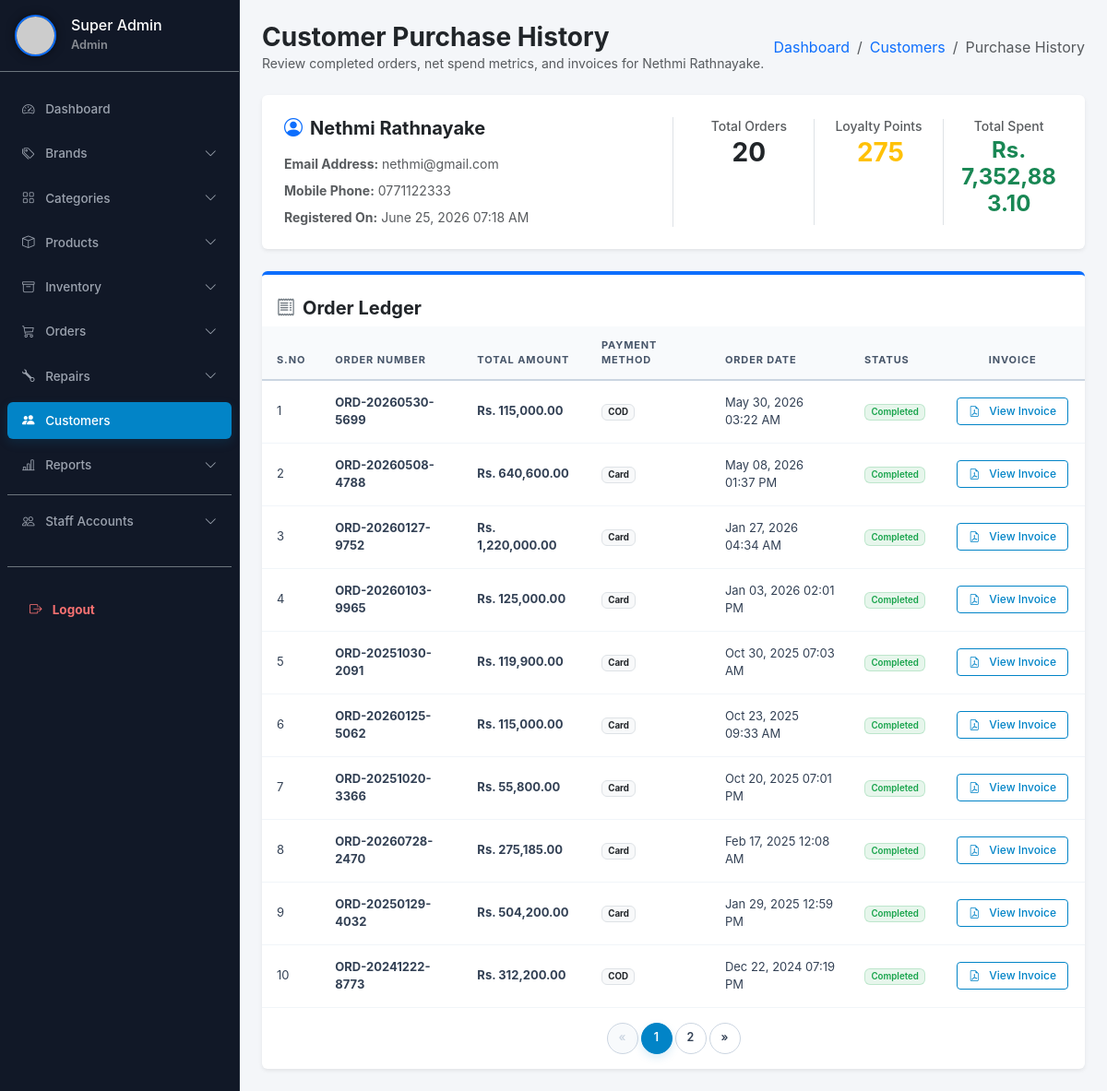
Screenshot of /legacy_php_backup/admin/user-orders.php?uid=7 (signed in) with the database file from the repository.
### tables this page shows
CREATE TABLE `tbluser` (
  `ID` int(11) NOT NULL AUTO_INCREMENT,
  `FirstName` varchar(50) DEFAULT NULL,
  `LastName` varchar(50) DEFAULT NULL,
  `MobileNumber` varchar(20) DEFAULT NULL,
  `Gender` varchar(10) DEFAULT NULL,
  `BirthDate` date DEFAULT NULL,
  `Email` varchar(120) DEFAULT NULL,
  `Password` varchar(255) NOT NULL,
  `LoyaltyPoints` int(11) NOT NULL DEFAULT 0,
  `RegDate` timestamp NULL DEFAULT current_timestamp(),
  `Status` enum('Active','Inactive') NOT NULL DEFAULT 'Active',
  PRIMARY KEY (`ID`),
  UNIQUE KEY `unique_email` (`Email`),
  UNIQUE KEY `unique_mobile` (`MobileNumber`)
);

CREATE TABLE `tbl_order_master` (
  `ID` int(11) NOT NULL AUTO_INCREMENT,
  `OrderNumber` varchar(50) NOT NULL,
  `UserId` int(11) NOT NULL,
  `ShippingName` varchar(150) DEFAULT NULL,
  `ShippingPhone` varchar(20) DEFAULT NULL,
  `ShippingCountry` varchar(100) DEFAULT NULL,
  `ShippingAddress` varchar(255) DEFAULT NULL,
  `ShippingPostalCode` varchar(20) DEFAULT NULL,
  `BillingName` varchar(150) DEFAULT NULL,
  `BillingPhone` varchar(20) DEFAULT NULL,
  `BillingCountry` varchar(100) DEFAULT NULL,
  `BillingAddress` varchar(255) DEFAULT NULL,
  `BillingPostalCode` varchar(20) DEFAULT NULL,
  `TotalAmount` decimal(10,2) NOT NULL,
  `PaymentMethod` varchar(50) NOT NULL,
  `TransactionDetails` text DEFAULT NULL,
  `OrderStatus` varchar(50) NOT NULL DEFAULT 'Pending',
  `PointsAwarded` tinyint(1) NOT NULL DEFAULT 0,
  `DeliveryStatus` varchar(50) NOT NULL DEFAULT 'Processing',
  `OrderDate` timestamp NOT NULL DEFAULT current_timestamp(),
  `ProcessedById` int(11) DEFAULT NULL,
  PRIMARY KEY (`ID`),
  UNIQUE KEY `OrderNumber` (`OrderNumber`),
  KEY `UserId` (`UserId`),
  CONSTRAINT `tbl_order_master_ibfk_1` FOREIGN KEY (`UserId`) REFERENCES `tbluser` (`ID`) ON DELETE CASCADE
);

### legacy_php_backup/admin/user-orders.php (the view, shortened to what this page needs)
<?php
include("../includes/admin/auth_admin.php");
$uid = (int)$_GET['uid'];
$user_q = mysqli_query($conn, "SELECT FirstName, LastName, Email, MobileNumber, LoyaltyPoints, RegDate FROM tbluser WHERE ID='$uid'");
$user = mysqli_fetch_assoc($user_q);
$orders_count = $conn->query("SELECT COUNT(*) FROM tbl_order_master WHERE UserId='$uid'")->fetch_row()[0] ?? 0;
$total_spend = $conn->query("SELECT SUM(TotalAmount) FROM tbl_order_master WHERE UserId='$uid' AND OrderStatus='Completed'")->fetch_row()[0] ?? 0;
$limit = 10;
$page = isset($_GET['page']) && is_numeric($_GET['page']) ? (int)$_GET['page'] : 1;
$total_pages = ceil($orders_count / $limit);
$offset = ($page - 1) * $limit;
$orders_res = mysqli_query($conn,
    "SELECT ID, OrderNumber, TotalAmount, PaymentMethod, TransactionDetails, OrderStatus, OrderDate
     FROM tbl_order_master
     WHERE UserId='$uid'
     ORDER BY OrderDate DESC
     LIMIT $limit OFFSET $offset"
);
?>
<?php include('../includes/admin/header.php'); ?>
<div class="container-fluid">
    <div class="row">
        <?php include '../includes/admin/sidebar.php'; ?>
        <div class="col-md-10 p-4">
            <div class="d-flex justify-content-between align-items-center mb-4">
                <div>
                    <h3 class="mb-0 fw-bold text-dark">Customer Purchase History</h3>
                    <p class="text-muted small mb-0">Review completed orders, net spend metrics, and invoices for <?= htmlspecialchars($user['FirstName'] . ' ' . $user['LastName']); ?>.</p>
                </div>
                <nav aria-label="breadcrumb">
                    <ol class="breadcrumb mb-0 bg-transparent p-0">
                        <li class="breadcrumb-item"><a href="dashboard.php" class="text-decoration-none">Dashboard</a></li>
                        <li class="breadcrumb-item"><a href="reg-users.php" class="text-decoration-none">Customers</a></li>
                        <li class="breadcrumb-item active">Purchase History</li>
                    </ol>
                </nav>
            </div>
            <div class="card shadow-sm border-0 mb-4">
                <div class="card-body p-4">
                    <div class="row align-items-center">
                        <div class="col-md-6 border-end">
                            <h5 class="fw-bold mb-3"><i class="bi bi-person-circle text-primary me-2"></i><?= htmlspecialchars($user['FirstName'] . ' ' . $user['LastName']); ?></h5>
                            <div class="small text-muted mb-2"><strong>Email Address:</strong> <?= htmlspecialchars($user['Email']); ?></div>
                            <div class="small text-muted mb-2"><strong>Mobile Phone:</strong> <?= htmlspecialchars($user['MobileNumber']); ?></div>
                            <div class="small text-muted"><strong>Registered On:</strong> <?= date('F d, Y h:i A', strtotime($user['RegDate'])); ?></div>
                        </div>
                        <div class="col-md-6 ps-md-4 mt-3 mt-md-0">
                            <div class="row text-center">
                                <div class="col-4 border-end">
                                    <h6 class="text-muted small mb-1">Total Orders</h6>
                                    <h3 class="fw-bold text-dark"><?= $orders_count; ?></h3>
                                </div>
                                <div class="col-4 border-end">
                                    <h6 class="text-muted small mb-1">Loyalty Points</h6>
                                    <h3 class="fw-bold text-warning"><i class="bi bi-crown text-warning me-1"></i><?= (int)$user['LoyaltyPoints']; ?></h3>
                                </div>
                                <div class="col-4">
                                    <h6 class="text-muted small mb-1">Total Spent</h6>
                                    <h4 class="fw-bold text-success">Rs. <?= number_format($total_spend, 2); ?></h4>
                                </div>
                            </div>
                        </div>
                    </div>
                </div>
            </div>
            <div class="card shadow-sm border-0 border-top border-primary border-4">
                <div class="card-header bg-white border-0 pt-4 pb-0">
                    <h5 class="fw-bold"><i class="bi bi-receipt me-2 text-secondary"></i>Order Ledger</h5>
                </div>
                <div class="card-body p-0">
                    <div class="table-responsive">
                        <table class="table table-hover align-middle mb-0">
                            <thead class="table-light">
                                <tr>
                                    <th class="ps-4">S.NO</th>
                                    <th>Order Number</th>
                                    <th>Total Amount</th>
                                    <th>Payment Method</th>
                                    <th>Order Date</th>
                                    <th>Status</th>
                                    <th class="text-center">Invoice</th>
                                </tr>
                            </thead>
                            <tbody>
                                <?php
                                $cnt = $offset + 1;
                                if ($orders_count > 0 && mysqli_num_rows($orders_res) > 0) {
                                    while ($row = mysqli_fetch_assoc($orders_res)) {
                                        $order_id = $row['ID'];
                                        $status = $row['OrderStatus'];
                                ?>
                                <tr>
                                    <td class="ps-4"><?= $cnt; ?></td>
                                    <td class="fw-bold"><?= htmlspecialchars($row['OrderNumber']); ?></td>
                                    <td class="fw-bold text-primary">Rs. <?= number_format($row['TotalAmount'], 2); ?></td>
                                    <td><span class="badge bg-light text-dark border"><?= htmlspecialchars($row['PaymentMethod']); ?></span></td>
                                    <td><?= date('M d, Y h:i A', strtotime($row['OrderDate'])); ?></td>
                                    <td>
                                        <span class="badge <?= ($status === 'Completed') ? 'bg-success' : 'bg-warning text-dark'; ?>">
                                            <?= $status; ?>
                                        </span>
                                    </td>
                                    <td class="text-center">
                                        <a href="../storefront/invoice.php?oid=<?= $order_id; ?>&isAdmin=1&uid=<?= $uid; ?>" class="btn btn-sm btn-outline-primary rounded-pill px-3" target="_blank">
                                            <i class="bi bi-file-earmark-pdf me-1"></i> View Invoice
                                        </a>
                                    </td>
                                </tr>
                                <?php
                                        $cnt++;
                                    }
                                } ?>
                            </tbody>
                        </table>
                    </div>
                    <?php if ($total_pages > 1): ?>
                    <nav class="d-flex justify-content-center py-3">
                        <ul class="pagination pagination-custom gap-1 mb-0">
                            <li class="page-item <?php echo ($page <= 1) ? 'disabled' : ''; ?>">
                                <a class="page-link" href="?uid=<?php echo $uid; ?>&page=<?php echo $page - 1; ?>">&laquo;</a>
                            </li>
                            <?php for($i = 1; $i <= $total_pages; $i++): ?>
                                <li class="page-item <?php echo ($page == $i) ? 'active' : ''; ?>">
                                    <a class="page-link" href="?uid=<?php echo $uid; ?>&page=<?php echo $i; ?>"><?php echo $i; ?></a>
                                </li>
                            <?php endfor; ?>
                            <li class="page-item <?php echo ($page >= $total_pages) ? 'disabled' : ''; ?>">
                                <a class="page-link" href="?uid=<?php echo $uid; ?>&page=<?php echo $page + 1; ?>">&raquo;</a>
                            </li>
                        </ul>
                    </nav>
                    <?php endif; ?>
                </div>
            </div>
        </div>
    </div>
</div>
<?php include '../includes/admin/footer.php'; ?>

### assets/css/admin.css (style rules this page uses)
body { font-family: 'Inter', sans-serif; background-color: #f4f6f9; }
.col-md-10 { width: calc(100% - 260px) !important; flex: 0 0 calc(100% - 260px) !important; max-width: calc(100% - 260px) !important; }
.btn { font-size: 13px !important; padding: 6px 16px !important; border-radius: 6px !important; font-weight: 500 !important; transition: all 0.2s ease-in-out !important; height: 38px !important; display: inline-flex !important; align-items: center !important; justify-content: center !important; gap: 6px !important; }
.btn-sm { font-size: 12px !important; padding: 4px 12px !important; border-radius: 4px !important; height: 30px !important; }
.btn-outline-primary, .btn-outline-success, .btn-outline-info, .btn-outline-dark { color: #0284c7 !important; border-color: #0284c7 !important; background-color: transparent !important; }
.table td:last-child, .table th:last-child { white-space: nowrap !important; width: 1% !important; }
.table td:last-child .btn, .table td:last-child a { margin: 0 2px !important; }
.pagination-custom .page-link { color: #334155 !important; border: 1px solid #cbd5e1 !important; border-radius: 50% !important; width: 34px !important; height: 34px !important; display: flex !important; align-items: center !important; justify-content: center !important; font-weight: 600 !important; font-size: 12.5px !important; transition: all 0.2s ease-in-out !important; background-color: #ffffff !important; }
.pagination-custom .page-item.active .page-link { background-color: #0284c7 !important; border-color: #0284c7 !important; color: #ffffff !important; box-shadow: 0 4px 10px rgba(2, 132, 199, 0.15) !important; }
.pagination-custom .page-item.disabled .page-link { color: #cbd5e1 !important; background-color: #f8fafc !important; border-color: #cbd5e1 !important; }
.table { border: none !important; margin-bottom: 0 !important; }
.table > :not(caption) > * > * { padding: 14px 16px !important; border-bottom: 1px solid #e2e8f0 !important; background-color: transparent !important; box-shadow: none !important; }
.table thead th, .table thead tr th { background-color: #f8fafc !important; color: #475569 !important; font-size: 11px !important; font-weight: 700 !important; text-transform: uppercase !important; letter-spacing: 0.08em !important; border-bottom: 2px solid #cbd5e1 !important; border-top: none !important; border-left: none !important; border-right: none !important; padding: 12px 16px !important; }
.table tbody td { color: #334155 !important; font-size: 13px !important; border: none !important; border-bottom: 1px solid #f1f5f9 !important; }
.badge.bg-success { background-color: rgba(22, 163, 74, 0.1) !important; color: #16a34a !important; border: 1px solid rgba(22, 163, 74, 0.2) !important; font-weight: 600 !important; }

### rows the page displays
tbluser: FirstName+LastName "Nethmi Rathnayake", Email "nethmi@gmail.com", MobileNumber "0771122333", RegDate "June 25, 2026 07:18 AM", LoyaltyPoints "275"
tbl_order_master: OrderNumber "ORD-20260530-5699", TotalAmount "115,000.00", PaymentMethod "COD", OrderDate "May 30, 2026 03:22 AM", OrderStatus "Completed"
tbl_order_master: OrderNumber "ORD-20260508-4788", TotalAmount "640,600.00", PaymentMethod "Card", OrderDate "May 08, 2026 01:37 PM", OrderStatus "Completed"
tbl_order_master: OrderNumber "ORD-20260127-9752", TotalAmount "1,220,000.00", PaymentMethod "Card", OrderDate "Jan 27, 2026 04:34 AM", OrderStatus "Completed"
tbl_order_master: OrderNumber "ORD-20260103-9965", TotalAmount "125,000.00", PaymentMethod "Card", OrderDate "Jan 03, 2026 02:01 PM", OrderStatus "Completed"
tbl_order_master: OrderNumber "ORD-20251030-2091", TotalAmount "119,900.00", PaymentMethod "Card", OrderDate "Oct 30, 2025 07:03 AM", OrderStatus "Completed"
tbl_order_master: OrderNumber "ORD-20260125-5062", TotalAmount "115,000.00", PaymentMethod "Card", OrderDate "Oct 23, 2025 09:33 AM", OrderStatus "Completed"
tbl_order_master: OrderNumber "ORD-20251020-3366", TotalAmount "55,800.00", PaymentMethod "Card", OrderDate "Oct 20, 2025 07:01 PM", OrderStatus "Completed"
tbl_order_master: OrderNumber "ORD-20260728-2470", TotalAmount "275,185.00", PaymentMethod "Card", OrderDate "Feb 17, 2025 12:08 AM", OrderStatus "Completed"
tbl_order_master: OrderNumber "ORD-20250129-4032", TotalAmount "504,200.00", PaymentMethod "Card", OrderDate "Jan 29, 2025 12:59 PM", OrderStatus "Completed"
tbl_order_master: OrderNumber "ORD-20241222-8773", TotalAmount "312,200.00", PaymentMethod "COD", OrderDate "Dec 22, 2024 07:19 PM", OrderStatus "Completed"

### other values shown
$admin_name "Super Admin"
$admin_role "Admin"
$orders_count "20"
$total_spend "7,352,883.10"
